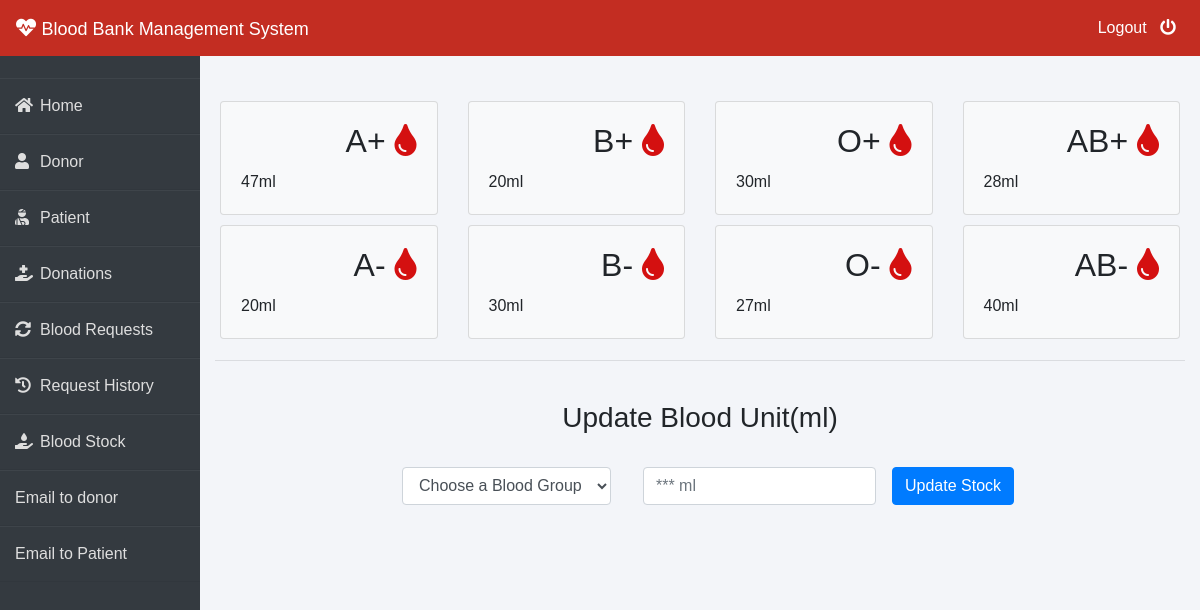
/admin-blood (signed in), run on the app's committed database.
### blood/models.py (models this page shows, shortened)
class Stock(models.Model):
    bloodgroup=models.CharField(max_length=10)
    unit=models.PositiveIntegerField(default=0)

### blood/views.py (the view, shortened to what this page needs)
# urls.py: path('admin-blood', views.admin_blood_view,name='admin-blood'),
@login_required(login_url='adminlogin')
def admin_blood_view(request):
    dict={
        'bloodForm':forms.BloodForm(),
        'A1':models.Stock.objects.get(bloodgroup="A+"),
        'A2':models.Stock.objects.get(bloodgroup="A-"),
        'B1':models.Stock.objects.get(bloodgroup="B+"),
        'B2':models.Stock.objects.get(bloodgroup="B-"),
        'AB1':models.Stock.objects.get(bloodgroup="AB+"),
        'AB2':models.Stock.objects.get(bloodgroup="AB-"),
        'O1':models.Stock.objects.get(bloodgroup="O+"),
        'O2':models.Stock.objects.get(bloodgroup="O-"),
    }
    return render(request,'blood/admin_blood.html',context=dict)

### blood/forms.py
class BloodForm(forms.ModelForm):
    class Meta:
        model=models.Stock
        fields=['bloodgroup','unit']

### templates/blood/admin_blood.html (shortened to what this page needs)
{% extends 'blood/adminbase.html' %}
{% block content %}
{% load widget_tweaks %}
<br><br>
<div class="container">
    <div class="row">
      <div class="col-sm-3">
        <div class="card bg-light">
          <div class="card-body">
              <div class="blood">
                  <h2>A+ <i class="fas fa-tint"></i></h2>
              </div><br><br>
              <div>
                  {{A1.unit}}ml
              </div>
          </div>
        </div>
      </div>
      <div class="col-sm-3">
          <div class="card bg-light">
              <div class="card-body">
                  <div class="blood">
                      <h2>B+ <i class="fas fa-tint"></i></h2>
                  </div><br><br>
                  <div>
                    {{B1.unit}}ml
                  </div>
              </div>
            </div>
      </div>
      <div class="col-sm-3">
          <div class="card bg-light">
              <div class="card-body">
                  <div class="blood">
                      <h2>O+ <i class="fas fa-tint"></i></h2>
                  </div><br><br>
                  <div>
                    {{O1.unit}}ml
                  </div>
              </div>
            </div>
        </div>
        <div class="col-sm-3">
          <div class="card bg-light">
              <div class="card-body">
                  <div class="blood">
                      <h2>AB+ <i class="fas fa-tint"></i></h2>
                  </div><br><br>
                  <div>
                    {{AB1.unit}}ml
                  </div>
              </div>
            </div>
        </div>
    </div>
    <div class="row">
      <div class="col-sm-3">
        <div class="card bg-light">
          <div class="card-body">
              <div class="blood">
                  <h2>A- <i class="fas fa-tint"></i></h2>
              </div><br><br>
              <div>
                {{A2.unit}}ml
              </div>
          </div>
        </div>
      </div>
      <div class="col-sm-3">
          <div class="card bg-light">
              <div class="card-body">
                  <div class="blood">
                      <h2>B- <i class="fas fa-tint"></i></h2>
                  </div><br><br>
                  <div>
                    {{B2.unit}}ml
                  </div>
              </div>
            </div>
      </div>
      <div class="col-sm-3">
          <div class="card bg-light">
              <div class="card-body">
                  <div class="blood">
                      <h2>O- <i class="fas fa-tint"></i></h2>
                  </div><br><br>
                  <div>
                    {{O2.unit}}ml
                  </div>
              </div>
            </div>
        </div>
        <div class="col-sm-3">
          <div class="card bg-light">
              <div class="card-body">
                  <div class="blood">
                      <h2>AB- <i class="fas fa-tint"></i></h2>
                  </div><br><br>
                  <div>
                    {{AB2.unit}}ml
                  </div>
              </div>
            </div>
        </div>
    </div>
<hr>
<br>
<h3 class="text-center">Update Blood Unit(ml)</h3><br>
<div class="xyz">
    <form class="form-inline" method="POST">
        <div class="form-group mx-sm-3 mb-6">
            <select name="bloodgroup" class="form-control">
                <option disabled="disabled" selected="selected">Choose a Blood Group</option>
            </select>
          </div>
        <div class="form-group mx-sm-3 mb-6">
          <input type="number" class="form-control" name="unit" placeholder="*** ml">
        </div>
        <button type="submit" class="btn btn-primary">Update Stock</button>
      </form>
</div>
</div>
{% endblock content %}

### templates/blood/adminbase.html (style rules this page uses)
.row { padding: 5px; }
.fa-tint { color: #d41010 }
.blood { float: right; }
.xyz { color: blue; font-size: 3ex; }
* { margin: 0; padding: 0; box-sizing: border-box; list-style: none; text-decoration: none; font-family: 'Josefin Sans', sans-serif; }
body { background-color: #f3f5f9; }

### templates/blood/admin_blood.html (style rules this page uses)
.xyz { display: table; margin-right: auto; margin-left: auto; }

### data on the page
Stock: unit "47"
Stock: unit "20"
Stock: unit "30"
Stock: unit "28"
Stock: unit "20"
Stock: unit "30"
Stock: unit "27"
Stock: unit "40"
